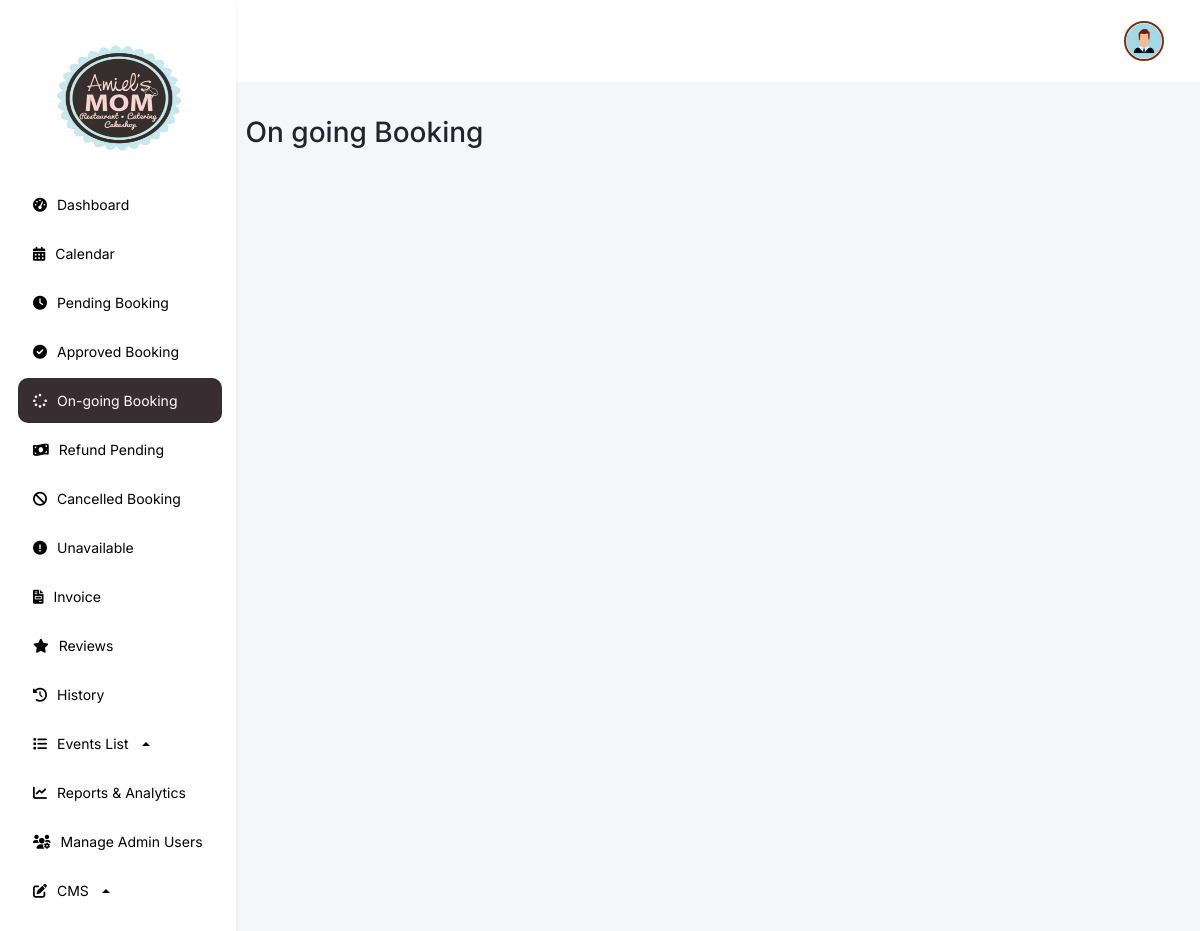
/features/admin/web/on-going.php (signed in), run on an earlier commit of the app's database.
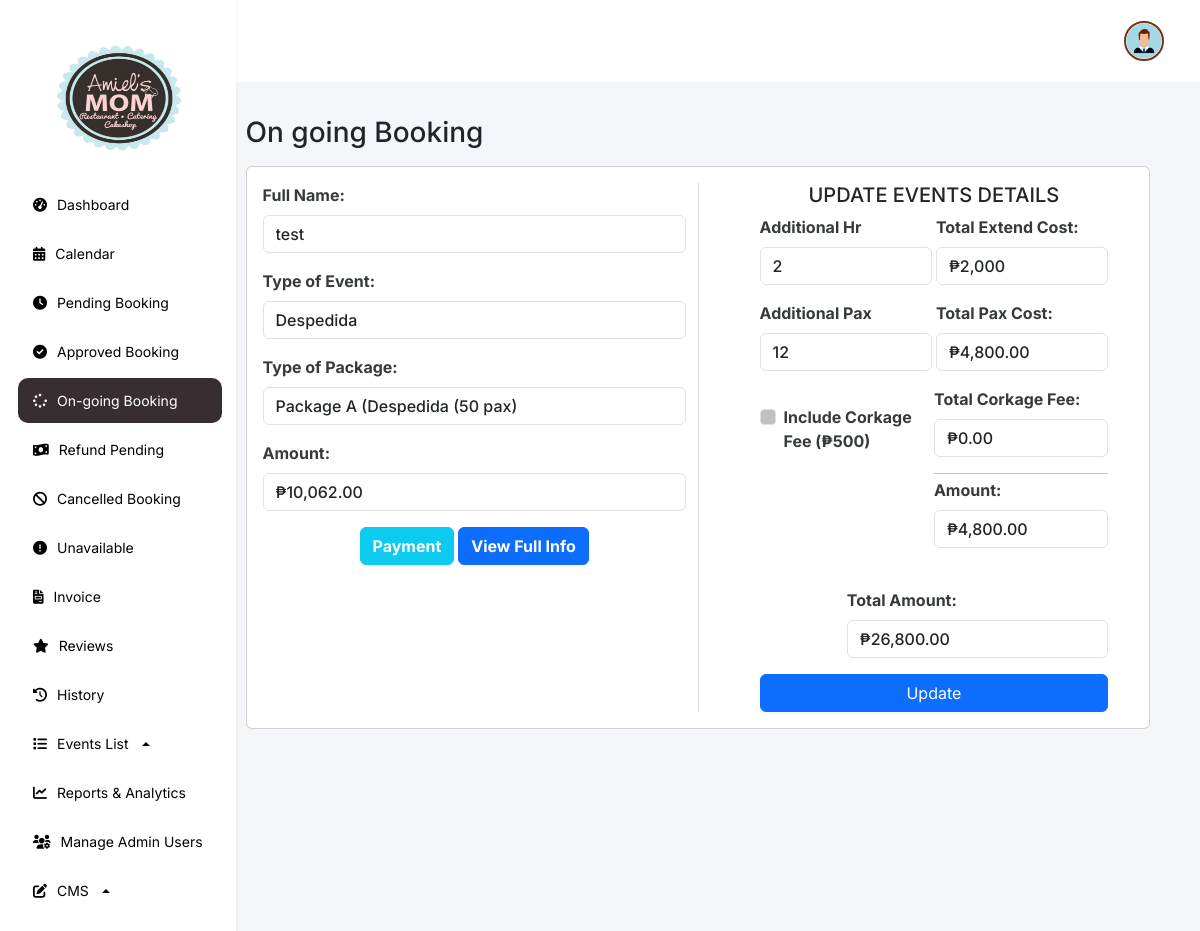
And on a later commit of the database.
### tables this page shows
CREATE TABLE `booking` (
  `id` int(11) NOT NULL,
  `status` enum('To-pay','Pending','Waiting','On-going','Finished','Cancel-pending','Cancel','Update-payment','resched') NOT NULL,
  `full_name` varchar(255) NOT NULL,
  `celebrants_name` varchar(255) DEFAULT NULL,
  `email` varchar(255) NOT NULL,
  `phone_number` varchar(15) DEFAULT NULL,
  `events_date` varchar(255) DEFAULT NULL,
  `guest_count` int(11) DEFAULT NULL,
  `event_duration` int(11) DEFAULT NULL,
  `event_starttime` int(11) DEFAULT NULL,
  `event_endtime` int(11) DEFAULT NULL,
  `event_type` varchar(255) DEFAULT NULL,
  `event_package` varchar(255) DEFAULT NULL,
  `event_options` text DEFAULT NULL,
  `cost` decimal(10,2) DEFAULT 0.00,
  `cancel_reason` text DEFAULT NULL,
  `payment_image` varchar(255) DEFAULT NULL,
  `reference_no` varchar(100) DEFAULT NULL,
  `payment_amount` decimal(10,2) NOT NULL,
  `status_paid` tinyint(1) DEFAULT 0,
  `beef_dish` varchar(255) DEFAULT NULL,
  `pork_dish` varchar(255) DEFAULT NULL,
  `chicken_dish` varchar(255) DEFAULT NULL,
  `pasta_dish` varchar(255) DEFAULT NULL,
  `dessert_dish` varchar(255) DEFAULT NULL,
  `fish_dish` varchar(255) DEFAULT NULL,
  `drinks_dish` varchar(255) DEFAULT NULL,
  `created_at` datetime DEFAULT current_timestamp(),
  `gcash_name` varchar(255) NOT NULL,
  `gcash_number` varchar(20) NOT NULL,
  `review_status` int(11) DEFAULT 0,
  `second_payment_amount` decimal(10,2) NOT NULL DEFAULT 0.00,
  `second_reference_no` int(11) DEFAULT NULL,
  `second_payment_image` varchar(255) DEFAULT NULL,
  `add_pax` int(11) NOT NULL DEFAULT 0,
  `corkage_fee` tinyint(1) NOT NULL DEFAULT 0,
  `theme` varchar(255) NOT NULL,
  `refund_status` enum('full-refund','half-refund','no-refund') DEFAULT NULL,
  `refunded_amount` decimal(10,2) DEFAULT 0.00,
  `cancel_time` timestamp NULL DEFAULT NULL,
  `add_extend` int(11) DEFAULT 0
);

### features/admin/web/on-going.php (the view, shortened to what this page needs)
<?php
require '../../../db.php';
$query = "SELECT * FROM booking WHERE status = 'On-going'";
$stmt = $conn->prepare($query);
$stmt->execute();
$result = $stmt->get_result();
?>
<!DOCTYPE html>
<html lang="en">
<head>
    <link rel="stylesheet" href="https://cdnjs.cloudflare.com/ajax/libs/font-awesome/6.0.0-beta3/css/all.min.css">
    <link href="https://cdn.jsdelivr.net/npm/bootstrap@5.3.3/dist/css/bootstrap.min.css" rel="stylesheet"
>
    <link href="https://cdn.jsdelivr.net/npm/sweetalert2@11.5.0/dist/sweetalert2.min.css" rel="stylesheet">
    <link rel="stylesheet" href="../css/index.css">
</head>
<body>
    <div class="navbar flex-column bg-white shadow-sm p-3 collapse d-md-flex" id="navbar">
    <div class="navbar-links">
        <a class="navbar-brand d-none d-md-block logo-container" href="#">
            <img src="../../../assets/logo.png" alt="Logo">
        </a>
        <a href="dashboard.php">
            <i class="fa-solid fa-gauge-high"></i>
            <span>Dashboard</span>
        </a>
        <a href="calendar.php">
            <i class="fa-solid fa-calendar-days"></i>
            <span>Calendar</span>
        </a>
        <a href="pending.php">
            <i class="fa-solid fa-clock"></i>
            <span>Pending Booking</span>
        </a>
        <a href="approve.php">
            <i class="fa-solid fa-check-circle"></i>
            <span>Approved Booking</span>
        </a>
        <a href="#" class="navbar-highlight">
            <i class="fa-solid fa-spinner"></i>
            <span>On-going Booking</span>
        </a>
        <a href="refund.php">
            <i class="fa-solid fa-money-bill-wave"></i>
            <span>Refund Pending</span>
        </a>
        <a href="cancel.php">
            <i class="fa-solid fa-ban"></i>
            <span>Cancelled Booking</span>
        </a>
        <a href="unavailable.php">
            <i class="fa-solid fa-exclamation-circle"></i>
            <span>Unavailable</span>
        </a>
        <a href="invoice.php">
            <i class="fa-solid fa-file-invoice"></i>
            <span>Invoice</span>
        </a>
        <a href="reviews.php">
            <i class="fa-solid fa-star"></i>
            <span>Reviews</span>
        </a>
        <a href="history.php">
            <i class="fa-solid fa-clock-rotate-left"></i>
            <span>History</span>
        </a>
        <div class="dropdown dropup">
            <a href="#" class="dropdown-toggle" id="eventsListDropdown" role="button" data-bs-toggle="dropdown" aria-expanded="false">
                <i class="fa-solid fa-list"></i>
                <span>Events List</span>
            </a>
        </div>
        <a href="reports.php">
            <i class="fa-solid fa-chart-line"></i>
            <span>Reports & Analytics</span>
        </a>
        <a href="admin-user.php">
            <i class="fa-solid fa-users-gear"></i>
            <span>Manage Admin Users</span>
        </a>
        <div class="dropdown dropup">
            <a href="#" class="dropdown-toggle" id="servicesDropdown" role="button" data-bs-toggle="dropdown" aria-expanded="false">
                <i class="fa-solid fa-pen-to-square"></i>
                <span>CMS</span>
            </a>
        </div>
    </div>
    </div>
    <div class="content flex-grow-1">
        <div class="header">
            <div class="profile-admin">
                <div class="dropdown">
                    <button class="" type="button" data-bs-toggle="dropdown" aria-expanded="false">
                        <img src="../../../assets/profile/user.png"
                            style="width: 40px; height: 40px; object-fit: cover;">
                    </button>
                </div>
            </div>
        </div>
        <div class="container mt-4">
            <div class="d-flex justify-content-between mb-2">
                <h3>On going Booking</h3>
            </div>
            <?php ; while ($row = $result->fetch_assoc()): ?>
            <div class="card h-100 ongoing-card">
                <div class="card-body">
                    <div class="row">
                        <div class="col-md-6">
                    <div class="form-group mb-3">
                        <label for="full_name" class="form-label"><strong>Full Name:</strong></label>
                        <input type="text" id="full_name" class="form-control" value="<?php echo htmlspecialchars($row['full_name']); ?>" readonly>
                    </div>
                    <div class="form-group mb-3">
                        <label for="event_type" class="form-label"><strong>Type of Event:</strong></label>
                        <input type="text" id="event_type" class="form-control" value="<?php echo htmlspecialchars($row['event_type']); ?>" readonly>
                    </div>
                    <div class="form-group mb-3">
                        <label for="event_package" class="form-label"><strong>Type of Package:</strong></label>
                        <input type="text" id="event_package" class="form-control" value="<?php echo htmlspecialchars($row['event_package']); ?>" readonly>
                    </div>
                    <div class="form-group mb-3">
                        <label for="payment_amount" class="form-label"><strong>Amount:</strong></label>
                        <input type="text" id="payment_amount" class="form-control" value="₱<?php echo number_format($row['payment_amount'], 2); ?>" readonly>
                    </div>
                    <div class="d-flex gap-1 mt-2 justify-content-center">
                    <button type="button" class="btn btn-info text-white fw-bold" data-bs-toggle="modal" data-bs-target="#paymentImageModal_<?php echo $row['id']; ?>">Payment</button>
                    <button type="button" class="btn btn-primary text-white fw-bold" data-bs-toggle="modal" data-bs-target="#detailsModal_<?php echo $row['id']; ?>">View Full Info</button>
                </div>
                    </div>
                    <div style="width: 2px; border-left:1px solid #808080; opacity: 30%;"></div>
                    <div class="col-md-5 d-flex flex-column justify-content-center mx-auto">
                    <h5 class="text-center">UPDATE EVENTS DETAILS</h5>
                    <form action="../function/php/update_booking.php" method="POST">
                        <div class="d-flex flex-column">
                    <div class="d-flex gap-1">
                        <div class="form-group mb-3 w-100">
                            <label for="additional-extend" class="form-label"><strong>Additional Hr</strong></label>
                            <input type="number" id="additional-extend" name="add_extend" class="form-control w-100" min="0" max="2" value="<?php echo number_format($row['add_extend']); ?>">
                        </div>
                        <div class="form-group mb-3 w-100">
                            <label for="total-extend" class="form-label"><strong>Total Extend Cost:</strong></label>
                            <input type="text" id="total-extend" class="form-control w-100" value="₱<?php echo number_format($row['add_extend'] * 1000); ?>" readonly>
                        </div>
                    </div>
                        <div class="d-flex gap-1">
                        <div class="form-group mb-3">
                            <label for="additional-pax" class="form-label"><strong>Additional Pax</strong></label>
                            <input type="number" id="additional-pax" name="add_pax" class="form-control" min="0" placeholder="Enter Pax" value="<?php echo htmlspecialchars($row['add_pax']); ?>">
                        </div>
                        <div class="form-group mb-3">
                            <label for="total-pax" class="form-label"><strong>Total Pax Cost:</strong></label>
                            <input type="text" id="total-pax" class="form-control" value="₱<?php echo number_format($row['add_pax'] * 400, 2); ?>" readonly>
                        </div>
                    </div>
                    <div class="d-flex gap-1 align-items-center">
                        <div class="form-check">
                            <input class="form-check-input" type="checkbox" id="corkage-fee" name="corkage_fee" <?php echo ($row['corkage_fee'] == 1) ? 'checked' : ''; ?>>
                            <label class="form-check-label" for="corkage-fee"><strong>Include Corkage Fee (₱500)</strong></label>
                        </div>
                        <div class="form-group mb-3 flex-grow-1">
                            <label for="total-cost" class="form-label"><strong>Total Corkage Fee:</strong></label>
                            <input type="text" id="total-cost" class="form-control" value="₱<?php echo ($row['corkage_fee'] == 1) ? '500.00' : '0.00'; ?>" readonly>
                        </div>
                    </div>
                    <?php
                        $baseCost = $row['cost'];
                        $addPaxCost = $row['add_pax'] * 400;
                        $corkageFee = ($row['corkage_fee'] == 1) ? 500 : 0;
                        $extendCost = 0;
                        if ($row['add_extend'] > 0) {
                            $extendCost = $row['add_extend'] * 1000;
                        }
                        $totalAmount = $baseCost + $addPaxCost + $corkageFee + $extendCost;
                        ?>
                    <div class="form-group mb-3 w-50 d-flex flex-column" style="margin-left: auto;">
                        <hr class="mb-1 mt-0">
                        <label for="amount" class="form-label"><strong>Amount: </strong></label>
                        <input type="text" id="amount" class="form-control" value="₱<?php echo number_format(($row['add_pax'] * 400) + ($row['corkage_fee'] == 1 ? 500 : 0), 2); ?>" readonly>
                    </div>
    </div>
    <div class="form-group mb-3 w-75 d-flex flex-column mt-4" style="margin-left: auto;">
    <label for="total-amount" class="form-label"><strong>Total Amount: </strong></label>
    <input type="text" id="total-amount" class="form-control" value="₱<?php echo number_format($totalAmount, 2); ?>" readonly>
</div>
    <button type="submit" name="update" class="btn btn-primary mt-3 w-100 d-flex justify-content-center">Update</button>
</form>
                    </div>
                    </div>
                </div>
            </div>
        </div>
    <?php endwhile; ?>
</div>
        </div>
</body>
</html>

### features/admin/css/index.css (style rules this page uses)
* { font-family: "Inter", sans-serif; font-optical-sizing: auto; font-style: normal; margin: 0; }
body { margin: 0; padding: 0; display: flex; overflow-x: hidden; }
.navbar { background-color: #FFFFFF; display: flex; flex-direction: column; align-items: start; padding: 20px; box-shadow: 2px 0 5px rgba(0, 0, 0, 0.1); min-width: 230px; }
.navbar a { color: #000; padding: 12px 15px; text-decoration: none; width: 100%; display: flex; align-items: center; gap: 10px; font-size: 14px !important; margin: 2px; }
.navbar-highlight { color: #FFFFFF !important; border-radius: 10px; padding: 12px 15px !important; text-decoration: none !important; width: 100% !important; display: flex !important; align-items: center !important; gap: 10px !important; font-size: 14px !important; background-color: #382D31 !important; }
.navbar-brand { padding: 0 !important; }
.navbar-brand img { display: block; justify-content: center; align-items: center; width: 70%; height: 15vh; margin: 20px 0 20px 30px; }
.navbar-links { display: flex; flex-direction: column; width: 100%; }
.content { flex-grow: 1; background-color: #F5F6FA; }
.header { display: flex; align-items: center; padding: 20px; justify-content: space-between; background-color: #FFFFFF !important; }
.header button { margin-right: 10px; }
.profile-admin { display: flex; align-items: center; margin-left: auto; gap: 5px; }
.profile-admin img { width: 40px; height: 40px; border-radius: 50%; margin-right: 10px; border: 2px solid #7A3015; }
.profile-admin button { background-color: transparent; border: none; font-size: 20px; display: flex; margin: auto; }
.container { padding: 10px 50px 10px 10px; }
.container input { background-color: silver; font-weight: 500; }
.container label { opacity: 90%; }
.ongoing-card input[type="text"], .ongoing-card input[type="number"] { background-color: #fff !important; }

What changed in the data, as far as the page shows it:
added booking: full_name "test", event_type "Despedida", event_package "Package A (Despedida (50 pax)", payment_amount "₱10,062.00", add_extend "2", add_extend "₱2,000", add_pax "12", add_pax "₱4,800.00", corkage_fee "₱0.00", add_pax+corkage_fee "₱4,800.00", cost+add_pax+corkage_fee "₱26,800.00"
